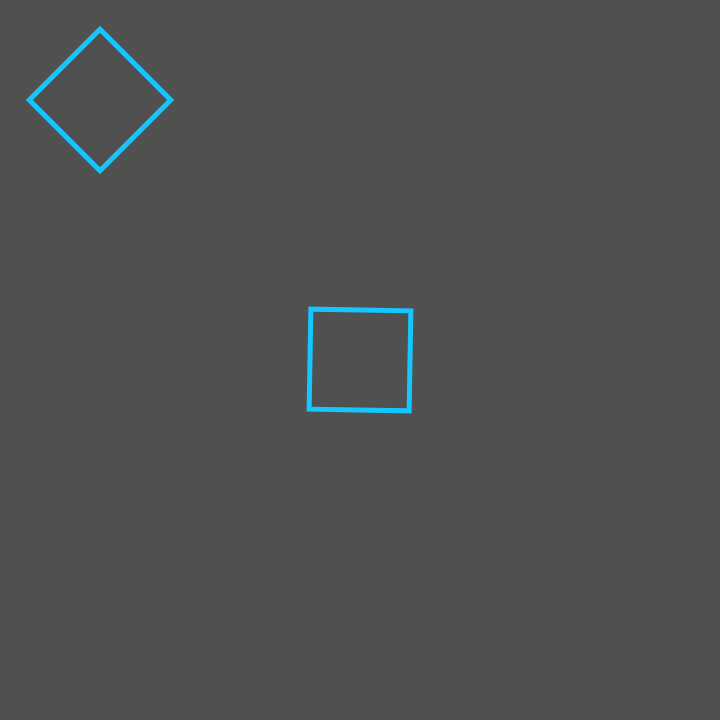
Frame 1 (no input)
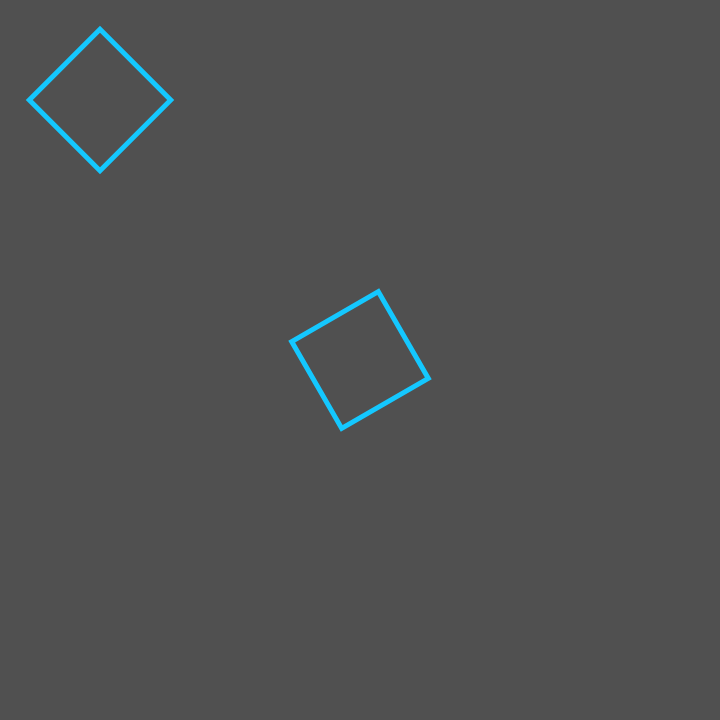
Frame 60 (no input)
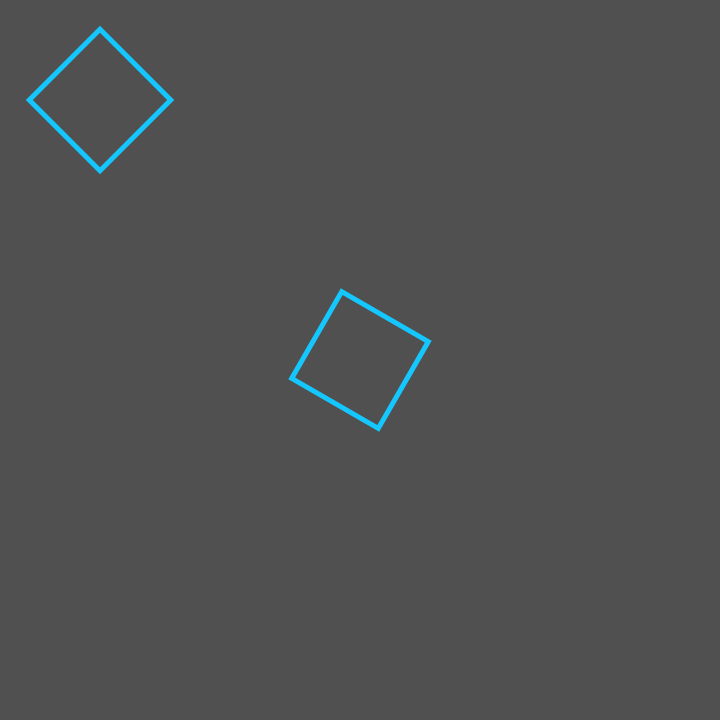
Frame 120 (the mouse pressed at the canvas centre since frame 60)

The p5.js sketch that drew these frames (run headless with seeded random() and noise() and a simulated clock; from frame 60 on, the mouse is pressed at the canvas centre):

// p5.js sketch
// ── sketch.js
function setup() {
  createCanvas(720,720);
  
  noFill();
  strokeWeight(5);
  stroke(20,200,255);
  
  rectMode(CENTER);
}

function draw() {
  background(80);
  
  push();
      translate(width/2, height/2);
      rotate(radians(frameCount));
      rect(0,0, 100,100);
  pop();
  
  push();
    translate(100,100);
    rotate(radians(45));
    rect(0,0, 100,100);
  pop();
}
